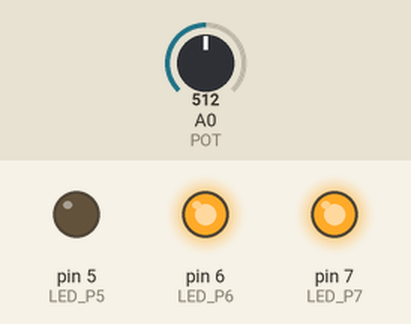
Bench run of a sketch on a simulated Arduino Uno, built with avr-gcc and run on an emulated ATmega328P. Parts: output pins drawn as LEDs (lit = HIGH). The test bench sets the inputs (shaded band); at power-on: A0 (POT) = 512.

Above: at 1.2 s.
1.3 s: A0 (POT) set to 358
2.8 s: A0 (POT) set to 324
At 3.2 s:
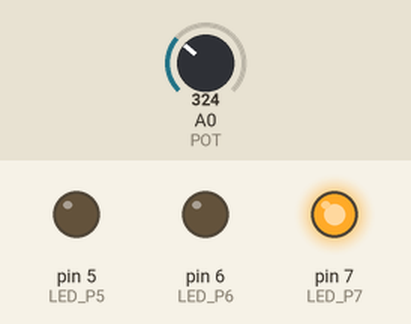
4.3 s: A0 (POT) set to 692
At 5.5 s:
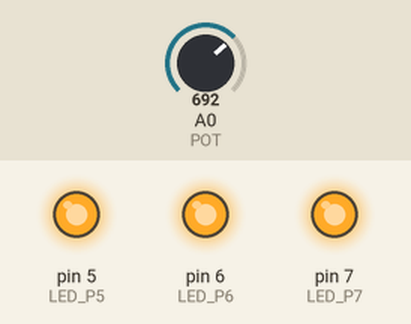
5.8 s: A0 (POT) set to 665
At 6.7 s:
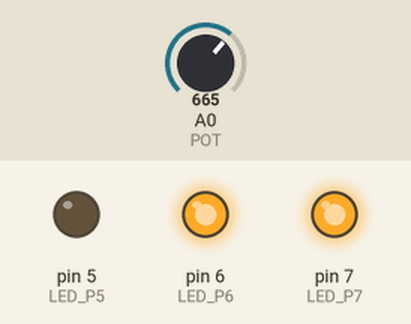
7.3 s: A0 (POT) set to 716
At 7.8 s:
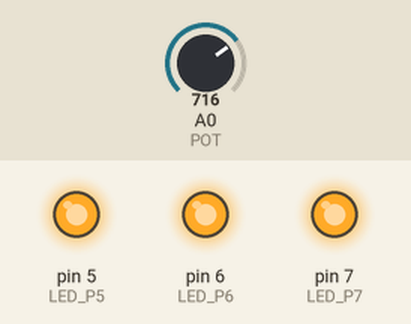
Timing chart, 0 to 9.8 s (numbered marks = the images above; inputs shaded):
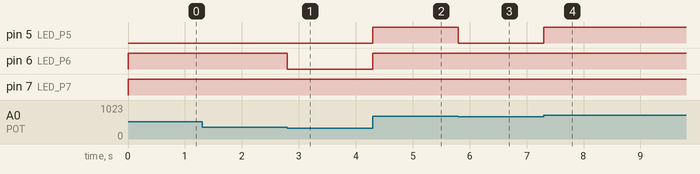

The sketch:

portenciometro-e-medida-led.ino
```cpp
int POT = A0;

int LED_P5 = 5;
int LED_P6 = 6;
int LED_P7 = 7;

int leituraPot;

void setup() {

  pinMode(POT, INPUT);

  pinMode(LED_P5, OUTPUT);
  pinMode(LED_P6, OUTPUT);
  pinMode(LED_P7, OUTPUT);

}

void loop() {

  leituraPot = analogRead(POT);

  if(leituraPot < 341){

    digitalWrite(LED_P7, HIGH);
    digitalWrite(LED_P6, LOW);
    digitalWrite(LED_P5, LOW);

  }
  else if(leituraPot < 682){

    digitalWrite(LED_P7, HIGH);
    digitalWrite(LED_P6, HIGH);
    digitalWrite(LED_P5, LOW);


  }
  else{

    digitalWrite(LED_P7, HIGH);
    digitalWrite(LED_P6, HIGH);
    digitalWrite(LED_P5, HIGH);

  }

}
```

Measured:
- the behaviour switches between 341 and 340 on A0 (POT) (found by bisection; images 0 and 1)
- the behaviour switches between 682 and 681 on A0 (POT) (found by bisection; images 2 and 3)
- after the input at 1.3 s, every drawn part: stays the same
- after the input at 2.8 s, pin 6 (LED_P6): HIGH → LOW at once
- after the input at 4.3 s, pin 5 (LED_P5), pin 6 (LED_P6): LOW → HIGH at once
- after the input at 5.8 s, pin 5 (LED_P5): HIGH → LOW at once
- after the input at 7.3 s, pin 5 (LED_P5): LOW → HIGH at once
